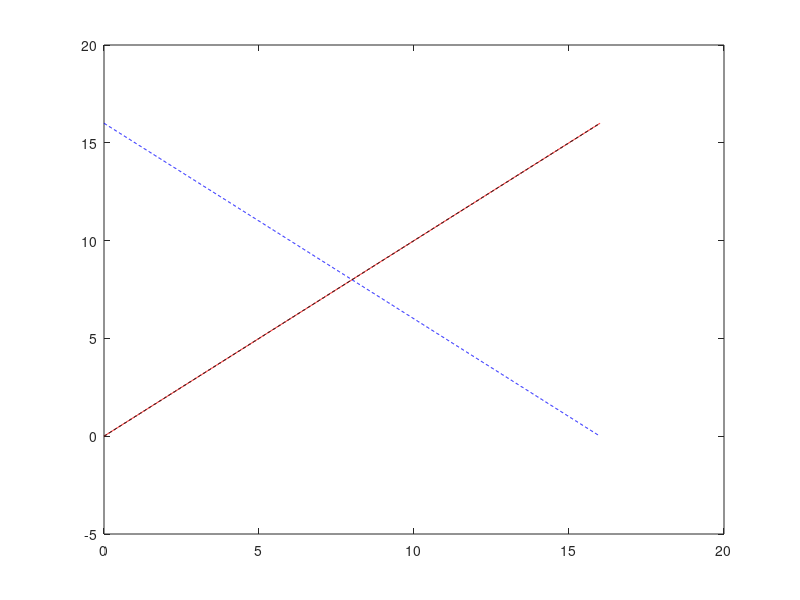

Recreate this plot in MATLAB. (Note: this script raises an error after producing the figure.)
clear all, close all, clc
figpath = '../figures/';
addpath('./utils');
addpath('./violin/');
addpath('./NoiseFunctions/');
addpath('./plottingfunctions/');
tic

%generate Data

n = 3;%number of variables
dt=0.01;%timestep
%Integrate interval

Endinterval = 16; %initial value of the pitchfor bifurcation

intervalzero = -.001;
%real hidden variable interval
tinterval=[intervalzero Endinterval];

% Integrate
tspan2=[tinterval(2):-dt:tinterval(1)]; %interval for solving the 
tspan=[.001:dt:tinterval(2)-tinterval(1)];
N = length(tspan);
options = odeset('RelTol',1e-12,'AbsTol',1e-12*ones(1,n));
X=[];
%Coeficients of polyorder 3 c1*t+c2*t^2+c3*t^3 & and final time value 
c=[1,0,0,Endinterval];
%Analitic polinomial
    y=c(1)*(tspan2)+c(2)*(tspan2).^2+c(3)*(tspan2).^3;
    %inverted polinomial
    y2=c(1)*(-tspan+tinterval(2) )+c(2)*(-tspan...
        +tinterval(2)).^2+c(3)*(-tspan+tinterval(2)).^3;
    %plot(tspan,y,'r-',tspan2,y2,'b--')
    yzero = c(1)*(tspan+tinterval(1))+c(2)*(tspan+tinterval(1)).^2 ...
        +c(3).*(tspan+tinterval(1)).^3;
    %Derivative of inverted polinomilal is 

figure(1)
plot(tspan2,y,'r-',tspan,y2,'b--',tspan,yzero,'k--')

xline(0,'k--');
set(gca,'FontSize',16);
l=legend('Explicit polinomial for steady state generation','implicit polinmial for ODE data generation', 'polinomial moved in the positive axis');
l.FontSize = 14;
l.Location='northeast';
title('Inverted polinomial');
%Integration for Pitchforksystem
xMax = [1,1,1];
for mu0=[yzero(1)];  %initial condition of Beta  
    %sqrt(muo)%formula of coordinate x0 in function of beta(mu0)
    for x0=real(sqrt(mu0))+0.01 %Initial condition of state variables
        [t,x] = ode45(@(t,x) pitchforkPolyorder3Left2Right(t,x,c,xMax),tspan,[tspan(1),mu0,x0],options);
         X = [X;x];
         %plot variable x vs bifurcation parameter
            figure(2)
            hold on
            plot(x(:,2),x(:,3),'b-')  
            xlabel('beta')
            ylabel('State x3')
            xline(0,'k--');
            yline(0,'k--');
            set(gca,'FontSize',16);
            l=legend('Trajectory with changin beta');
            l.FontSize = 14;
            l.Location='northeast';
            title('Pitchfork State vsparameter')
            hold off    
    end
end

xMax = max(abs(x))

for mu0=[yzero(1)];  %initial condition of Beta  
    %sqrt(muo)%formula of coordinate x0 in function of beta(mu0)
    for x0=real(sqrt(mu0))+0.01 %Initial condition of state variables
        [t,x] = ode45(@(t,x) pitchforkPolyorder3Left2Right(t,x,c,xMax),tspan,[tspan(1),mu0,x0],options);
         X = [X;x];
         %plot variable x vs bifurcation parameter
            figure(2)
            hold on
            plot(x(:,2),x(:,3),'b-')    
            xline(0,'k--');
            yline(0,'k--');
            set(gca,'FontSize',16);
            l=legend('Trajectory using numerical integration');
            l.FontSize = 14;
            l.Location='northeast';
            title('Pitchfork State vsparameter')
            hold off    
    end
end

%Mu observed from equations of steady state

mufunc = @(x) ((x(:,3).^2))*xMax(3)^2
mu_observed=mufunc(x); 
%%Polinomial fit

%In the fututure we can let unkonw the coefficient (tinterval(1)or tinterval(2))
F1=@(weightdx,xdata)  weightdx(1)*(xdata+tinterval(1))+weightdx(2)*(xdata+tinterval(1)).^2 ...
        +weightdx(3).*(xdata+tinterval(1)).^3;


%curve fitting
weights0=[0.5 0.5 0.5];%initial guess for weights
[weightdx, resnorm,~,exitflag,output] = lsqcurvefit(F1,weights0, tspan, mu_observed')

%data predicted from F1 evaluated with the predicted coefficients
reproduced_data= F1(weightdx,tspan);

plotState_Beta_time_Pred(tspan,x,mu_observed,yzero,reproduced_data,n,4)

%% Data with noise: 

noise_scale = 0.15;

[xNoisy, Noise_normalized] = add_Noise_Max(x,noise_scale);

%next step is to use the noise for the figures. 
mu_obsNoisy = mufunc(xNoisy);

[weightdxNoise,resnormNoise,~,exitflagNoise,outputNoise] = lsqcurvefit(F1,weights0, tspan, mu_obsNoisy');

reproduced_dataNoisy= F1(weightdxNoise,tspan);

comparisonVector = [c(1:(length(c)-1));weightdx;weightdxNoise]

plotNoisyStateFig_5(tspan,xNoisy,mu_obsNoisy,yzero,reproduced_dataNoisy,n)

%%%%%%%%%%%%%%%%%%%%%%%%%%%%%%%%%%%%%%%%%%%%%%%%%%%%%%%%%%%%%%%%%%%%%%%%%
plotCleanNoiseStateFig_6(tspan,Noise_normalized,yzero,n)

%% Noise analysis 
% Creation of comparison vector for different noise variances: 
VectorOfNoise = [0:0.1:0.5];
name = mfilename
name = name(1:10)
noise_5_Boxplots(F1,weights0, tspan, x,c,yzero,VectorOfNoise,name,mufunc)
